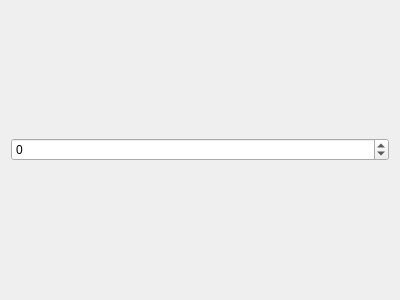
<?xml version="1.0" encoding="UTF-8"?>
<ui version="4.0">
 <class>Form</class>
 <widget class="QWidget" name="Form">
  <property name="geometry">
   <rect>
    <x>0</x>
    <y>0</y>
    <width>400</width>
    <height>300</height>
   </rect>
  </property>
  <property name="windowTitle">
   <string>Form</string>
  </property>
  <layout class="QGridLayout" name="gridLayout">
   <item row="0" column="0">
    <widget class="QSpinBox" name="inputBox">
     <property name="minimum">
      <number>-2147483647</number>
     </property>
     <property name="maximum">
      <number>2147483647</number>
     </property>
    </widget>
   </item>
  </layout>
 </widget>
 <resources/>
 <connections/>
</ui>
